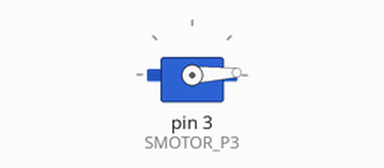
Recording of a sketch running on a simulated Arduino Uno, built with avr-gcc and run on an emulated ATmega328P. Shown: servo.

Above: at 0.05 s.
At 0.65 s:
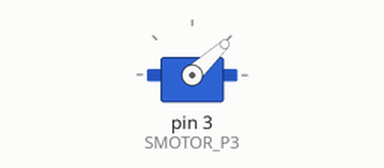
At 1.2 s:
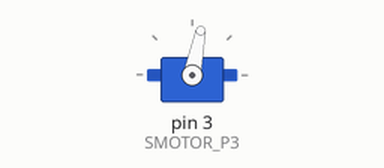
At 2.4 s:
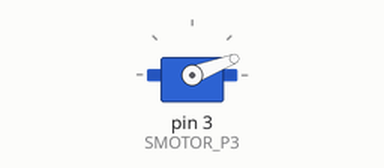
Timing chart, 0 to 6.3 s (numbered marks = the images above):
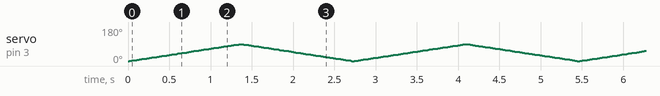

The sketch:

servo-motor.ino
```cpp
#include <Servo.h>

Servo SMOTOR_P3;

int pos;

void setup() {

  SMOTOR_P3.attach(3);
  SMOTOR_P3.write(0);

}
void loop() {

  for(pos = 0; pos < 90; pos++){

    SMOTOR_P3.write(pos);
    delay(15);

  }
  for(pos = 90; pos >= 0; pos--){

    SMOTOR_P3.write(pos);
    delay(15);

  }

}
```
